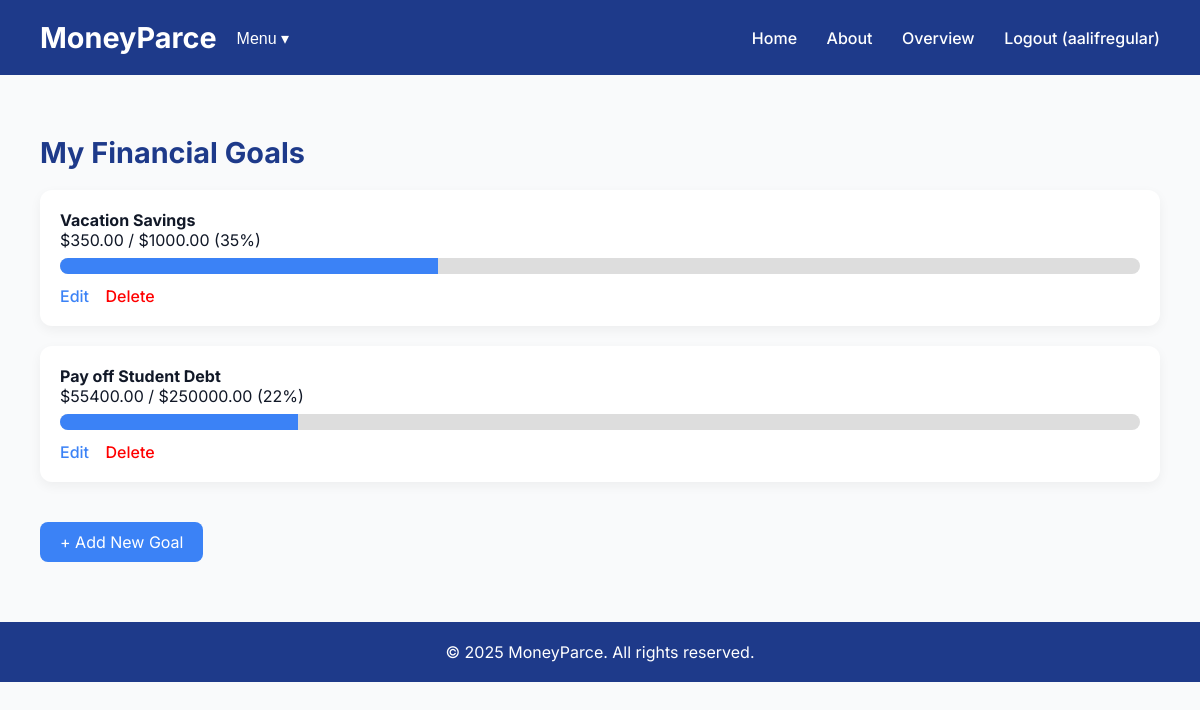
The app's page /finance/goals/ (signed in) with its own data.
### finance/models.py (models this page shows, shortened)
class FinancialGoal(models.Model):
    user = models.ForeignKey(User, on_delete=models.CASCADE)
    name = models.CharField(max_length=255)
    target_amount = models.DecimalField(max_digits=10, decimal_places=2)
    current_amount = models.DecimalField(max_digits=10, decimal_places=2, default=0)
    deadline = models.DateField()
    def progress(self):
        if self.target_amount == 0:
            return 0
        return (self.current_amount / self.target_amount) * 100

### finance/views.py (the view)
# urls.py: path('goals/', views.goal_list, name='goal_list'),
@login_required
def goal_list(request):
    goals = FinancialGoal.objects.filter(user=request.user)
    return render(request, 'finance/goal_list.html', {'goals': goals})

### finance/templates/finance/goal_list.html
{% extends "base.html" %}
{% block content %}
<h2 style="font-size: 1.8rem; color: var(--primary-color); margin-bottom: 20px;">My Financial Goals</h2>
{% for goal in goals %}
<div style="background-color: white; padding: 20px; border-radius: 12px; box-shadow: 0 4px 12px rgba(0,0,0,0.05); margin-bottom: 20px;">
    <strong>{{ goal.name }}</strong><br>
    ${{ goal.current_amount }} / ${{ goal.target_amount }} ({{ goal.progress|floatformat:0 }}%)
    <div style="background: #ddd; height: 16px; width: 100%; border-radius: 8px; overflow: hidden; margin-top: 8px;">
        <div style="background: var(--accent-color); width: {{ goal.progress|floatformat:0 }}%; height: 100%;"></div>
    </div>
    <div style="margin-top: 12px;">
        <a href="{% url 'edit_goal' goal.id %}" style="color: var(--accent-color); margin-right: 12px; text-decoration: none; font-weight: 500;">Edit</a>
        <a href="{% url 'delete_goal' goal.id %}" style="color: red; text-decoration: none; font-weight: 500;">Delete</a>
    </div>
</div>
{% empty %}
<p>You haven’t added any goals yet.</p>
{% endfor %}
<a href="{% url 'set_goal' %}" style="display: inline-block; margin-top: 20px; background: var(--accent-color); color: white; padding: 10px 20px; border-radius: 8px; text-decoration: none;">+ Add New Goal</a>
{% endblock %}

### moneyparce/templates/base.html (shortened to what this page needs)
<!DOCTYPE html>
<html lang="en">
<head>
</head>
<body>
<header>
    <div style="display: flex; align-items: center;">
        <h1 style="margin-right: 20px;">MoneyParce</h1>
        {% if user.is_authenticated %}
        <div style="position: relative;">
            <button onclick="toggleDropdown()" style="background: none; border: none; color: white; font-weight: 500; cursor: pointer; font-size: 1rem;">
                Menu ▾
            </button>
        </div>
        {% endif %}
    </div>
    <nav>
        <a href="/">Home</a>
        <a href="/about/">About</a>
        <a href="{% url 'finance_dashboard' %}">Overview</a>
        {% if user.is_authenticated %}
        <a class="nav-link" href="{% url 'accounts.logout' %}">Logout ({{ user.username }})</a>
        {% else %}
        <a class="nav-link" href="{% url 'accounts.login' %}">Login</a>
        <a class="nav-link" href="{% url 'accounts.signup' %}">Sign Up</a>
        {% endif %}
    </nav>
</header>
<main>
    {% block content %}
    {% endblock %}
</main>
<footer>
    &copy; 2025 MoneyParce. All rights reserved.
</footer>
</body>
</html>

### moneyparce/templates/base.html (style rules this page uses)
:root { --primary-color: #1e3a8a; --accent-color: #3b82f6; --background-color: #f9fafb; --text-color: #111827; }
* { margin: 0; padding: 0; box-sizing: border-box; }
body { font-family: 'Inter', sans-serif; background-color: var(--background-color); color: var(--text-color); }
header { background-color: var(--primary-color); color: white; padding: 20px 40px; display: flex; justify-content: space-between; align-items: center; }
header h1 { font-size: 1.8rem; }
nav a { color: white; margin-left: 25px; text-decoration: none; font-weight: 500; transition: opacity 0.3s ease; }
main { padding: 60px 40px; max-width: 1200px; margin: 0 auto; }
footer { text-align: center; padding: 20px; background-color: var(--primary-color); color: white; }

### records on screen
FinancialGoal: name "Vacation Savings", current_amount "350.00", target_amount "1000.00", progress "35"
FinancialGoal: name "Pay off Student Debt", current_amount "55400.00", target_amount "250000.00", progress "22"

### other values on screen
{{ user.username }} "aalifregular"
